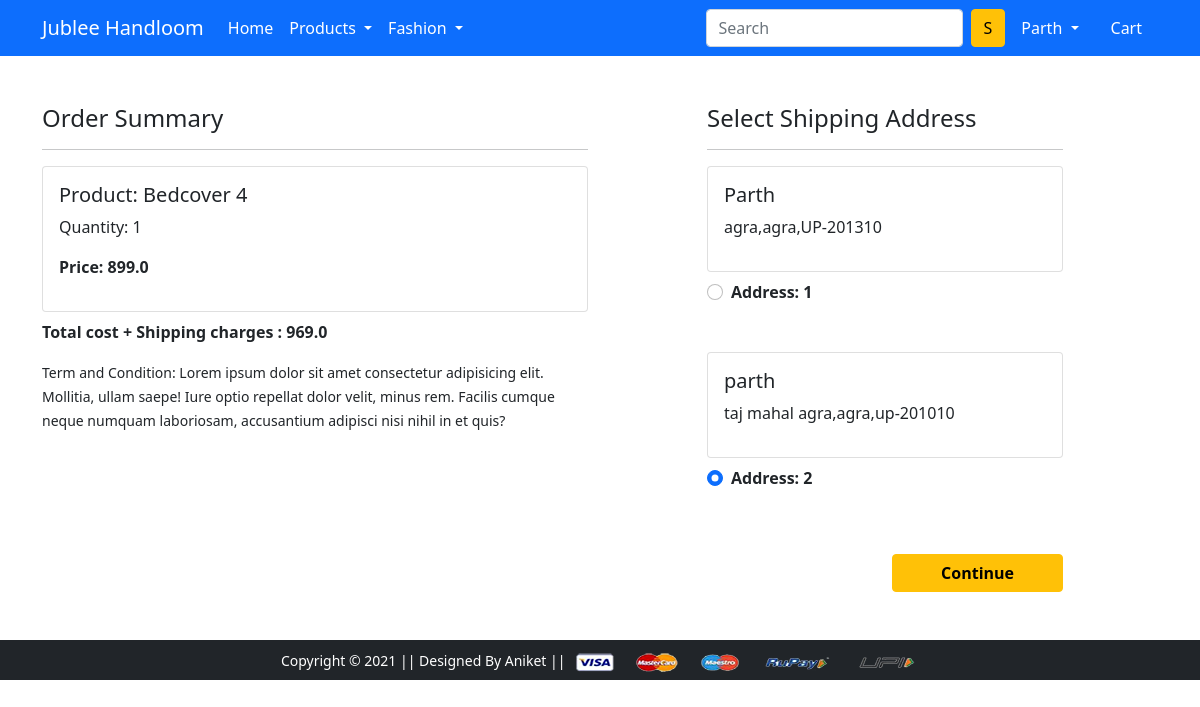
Screenshot of /checkout/ (signed in) with the database file from the repository.
### app/models.py (models this page shows, shortened)
class Cart(models.Model):
    user = models.ForeignKey(User, on_delete=models.CASCADE)
    product = models.ForeignKey(Product, on_delete=models.CASCADE)
    quantity = models.PositiveIntegerField(default=1)
    @property
    def total_cost(self):
        return self.quantity*self.product.discount_price

class Product(models.Model):
    title = models.CharField(max_length=100)
    selling_price = models.FloatField()
    discount_price = models.FloatField()
    description = models.CharField(max_length=2000)
    category = models.CharField(max_length=40)
    product_image = models.ImageField(upload_to='productimg')

class Customer(models.Model):
    user = models.ForeignKey(User, on_delete=models.CASCADE)
    name = models.CharField(max_length=100)
    locality = models.CharField(max_length=1000)
    city = models.CharField(max_length=100)
    zipcode = models.IntegerField()
    state = models.CharField(max_length=40)
    country = models.CharField(max_length=40, default='India')
    phone = models.CharField(max_length=10, default='')

### app/views.py (the view)
# urls.py: path('checkout/', views.checkout, name='checkout'),
@login_required
def checkout(request):
    user = request.user
    add = Customer.objects.filter(user=user)
    if add.exists() == False:
        return redirect('/profile/')
    cart_items = Cart.objects.filter(user=user)
    amount = 0.0
    shipping_amount = 70.0
    total_amount = 0.0
    cart_product = [p for p in Cart.objects.all() if p.user ==
                    request.user]
    if cart_product:
        for p in cart_product:
            tempamount = (p.quantity*p.product.discount_price)
            amount += tempamount
        total_amount = amount+shipping_amount
        return render(request, 'app/checkout.html', {'add': add, 'totalamount': total_amount, 'cart_items': cart_items})
    else:
        return render(request, 'app/emptycart.html')

### app/templates/app/checkout.html (shortened to what this page needs)
{% extends 'app/base.html' %}
{% load static %}
{% block main-content %}
<div class="container">
  <div class="row mt-5">
    <div class="col-sm-6">
      <h4>Order Summary</h4>
      <hr>
      {% for item in cart_items%}
      <div class="card mb-2">
        <div class="card-body">
          <h5>Product: {{item.product.title}}</h5>
          <p>Quantity: {{item.quantity}}</p>
          <p class="fw-bold">Price: {{item.total_cost}}</p>
        </div>
      </div>
      {% endfor %}
      <p class="fw-bold">Total cost + Shipping charges : {{totalamount}}</p>
      <small>Term and Condition: Lorem ipsum dolor sit amet consectetur adipisicing elit. Mollitia, ullam saepe! Iure
        optio repellat dolor velit, minus rem. Facilis cumque neque numquam laboriosam, accusantium adipisci nisi nihil
        in et quis?</small>
    </div>
    <div class="col-sm-4 offset-sm-1">
      <h4>Select Shipping Address</h4>
      <hr>
      <form action="/paymentdone">
        {% for ad in add%}
        <div class="card">
          <div class="card-body">
            <h5>{{ad.name}}</h5>
            <p>{{ad.locality}},{{ad.city}},{{ad.state}}-{{ad.zipcode}}</p>
          </div>
        </div>
        <div class="form-check mt-2 mb-5">
          <input class="form-check-input" checked type="radio" value="{{ad.id}}" name="custid"
            id="custadd{{forloop.counter}}">
          <label class="form-check-label fw-bold" for="custadd{{forloop.counter}}">
            Address: {{forloop.counter}} </label>
        </div>
        {% endfor %}
        <div class="text-end">
          <button type="submit" class="btn btn-warning mt-3 px-5 fw-bold">Continue</button>
        </div>
      </form>
    </div>
  </div>
</div>
{% endblock main-content %}

### app/templates/app/base.html (shortened to what this page needs)
<!doctype html>
{% load static %}
<html lang="en">
<head>
  <link href="https://cdn.jsdelivr.net/npm/bootstrap@5.0.0-beta1/dist/css/bootstrap.min.css" rel="stylesheet"
>
  <link rel="stylesheet" href="{% static 'app/css/owl.carousel.min.css' %}">
  <link rel="stylesheet" href="{% static 'app/css/all.min.css' %}">
  <link rel="stylesheet" href="{% static 'app/css/style.css' %}">
</head>
<body>
  <nav class="navbar navbar-expand-lg navbar-dark bg-primary">
    <div class="container">
      <a class="navbar-brand" href="/">Jublee Handloom</a>
      <div class="collapse navbar-collapse" id="navbarSupportedContent">
        <ul class="navbar-nav me-auto mb-2 mb-lg-0">
          <li class="nav-item">
            <a class="nav-link active" aria-current="page" href="/">Home</a>
          </li>
          <li class="nav-item dropdown">
            <a class="nav-link dropdown-toggle text-white" href="#" id="electronicsDropdown" role="button"
              data-bs-toggle="dropdown" aria-expanded="false">
              Products
            </a>
          </li>
          <li class="nav-item dropdown">
            <a class="nav-link dropdown-toggle text-white" href="#" id="fashionDropdown" role="button"
              data-bs-toggle="dropdown" aria-expanded="false">
              Fashion
            </a>
          </li>
        </ul>
        <form class="d-flex">
          <input class="form-control me-2" type="search" placeholder="Search" aria-label="Search">
          <button class="btn btn-warning" type="submit">S</button>
        </form>
        <div>
          <ul class="navbar-nav me-auto mb-2 mb-lg-0">
            {% if request.user.is_authenticated%}
            <li class="nav-item dropdown mx-2">
              <a class="nav-link dropdown-toggle text-white" href="#" id="profileDropdown" role="button"
                data-bs-toggle="dropdown" aria-expanded="false">
                {{request.user.username|capfirst}}
              </a>
            </li>
            <li class="nav-item mx-2">
              <a href="{% url 'showcart' %}" class="nav-link text-white"> Cart
              </a>
            </li>
            {% endif %}
          </ul>
        </div>
      </div>
    </div>
  </nav>
  {% block main-content %} {% endblock main-content %}
  <footer class="container-fluid bg-dark text-center p-2 mt-5">
    <small class="text-white">Copyright &copy; 2021 || Designed By Aniket || </small>
    <img src="{% static 'app/images/payment.png' %}" alt="" srcset="" class="img-fluid" height="2px">
  </footer>
</body>
</html>

### rows the page displays
Cart: product "Bedcover 4", quantity "1", total_cost "899.0"
Customer: name "Parth", locality "agra", city "agra", state "UP", zipcode "201310"
Customer: name "parth", locality "taj mahal agra", city "agra", state "up", zipcode "201010"

### other values shown
{{ request.user.username|capfirst }} "Parth"
{{ totalamount }} "969.0"
